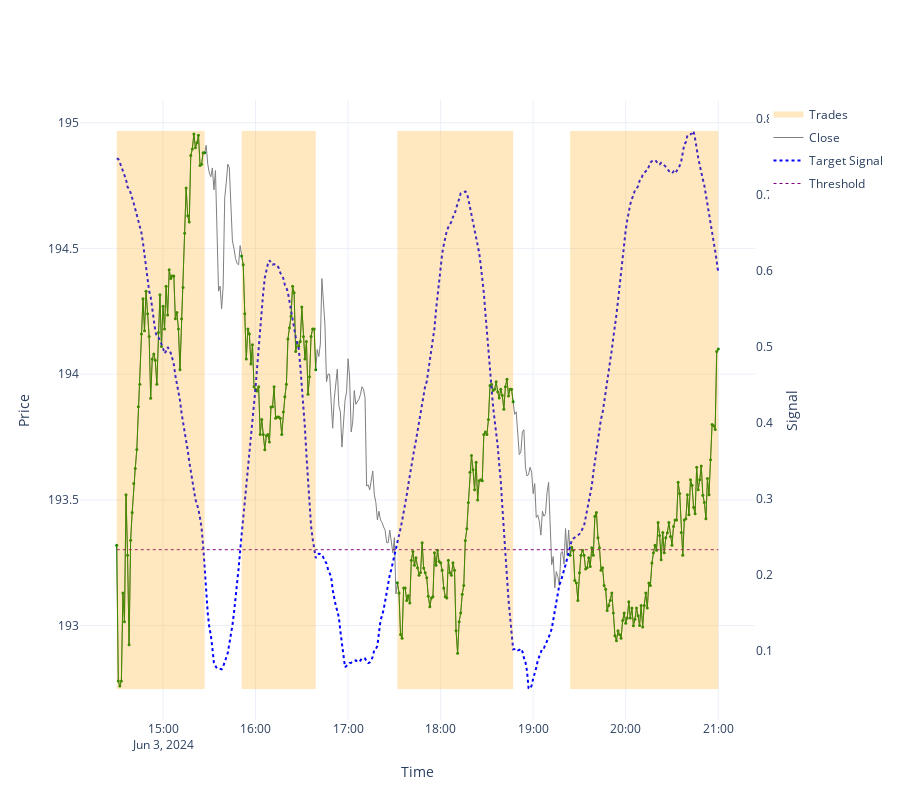
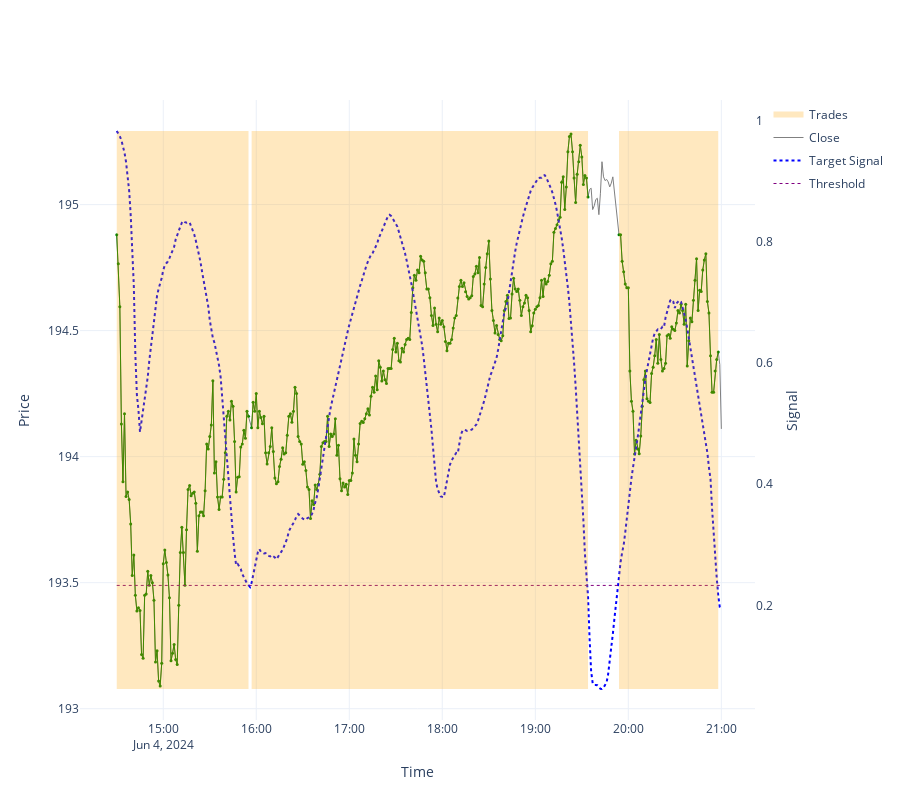
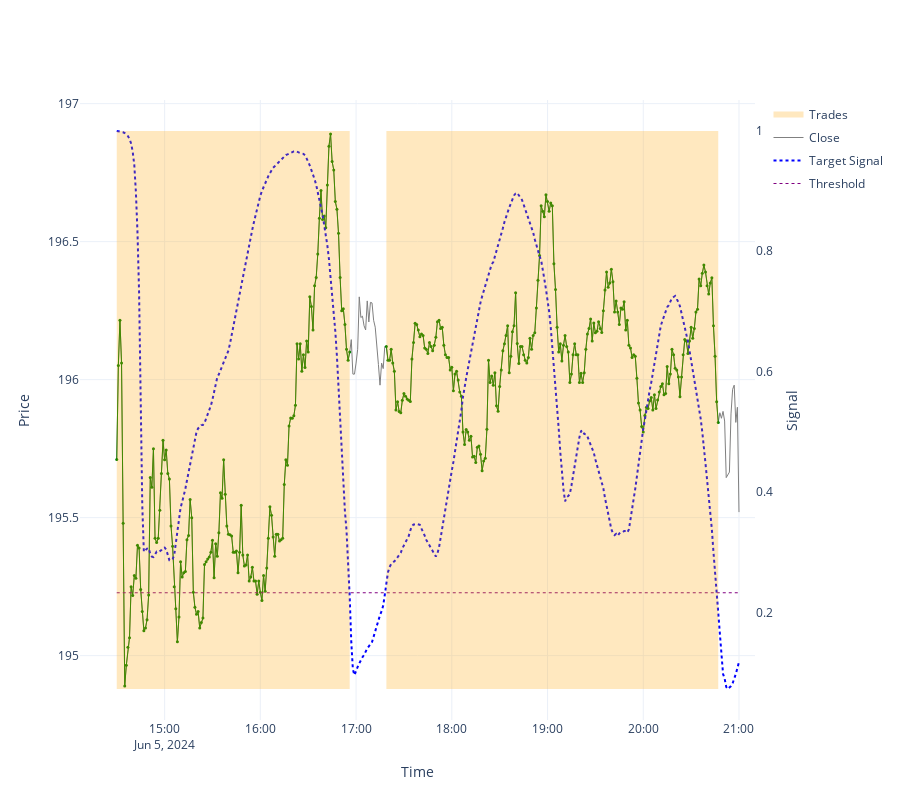
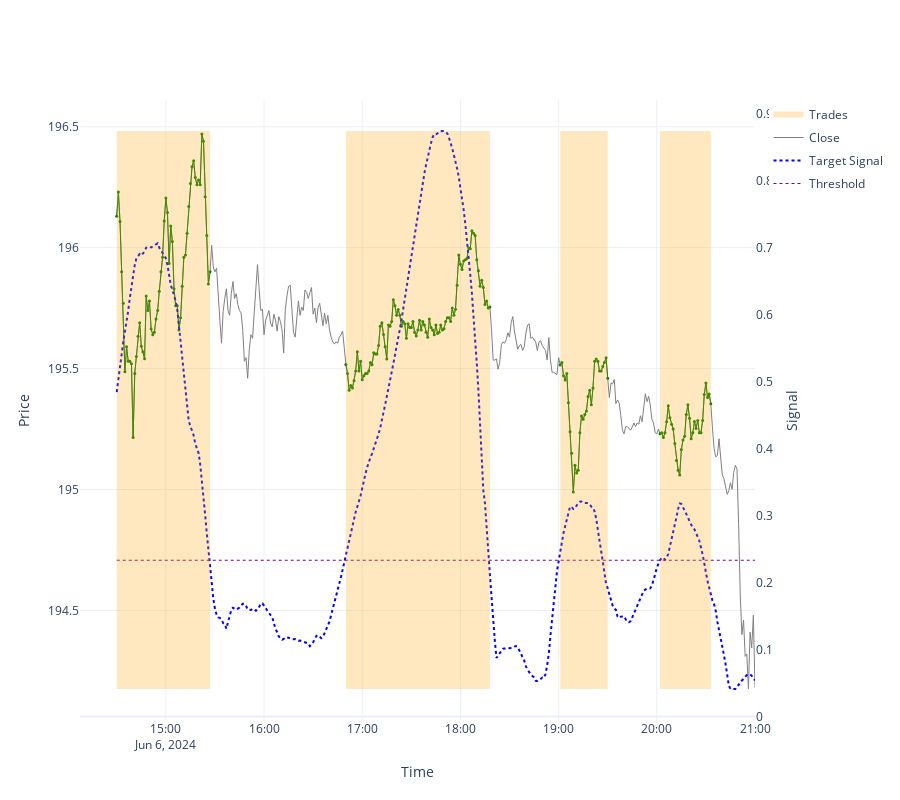

The code cell stored with these charts, in order, in its notebook:
### Code cell
print('best_optuna_value:', params.best_optuna_value)
print('best_optuna_params:', params.best_optuna_params)

df_fin = saveDF_checkDAY(
                        df=df,
                        best_optuna_params=params.best_optuna_params
                        )

df_fin
